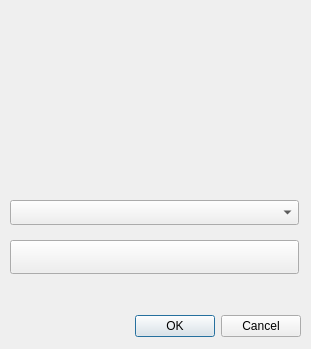
<?xml version="1.0" encoding="UTF-8"?>
<ui version="4.0">
 <class>ShapesColorsDialog</class>
 <widget class="QDialog" name="ShapesColorsDialog">
  <property name="geometry">
   <rect>
    <x>0</x>
    <y>0</y>
    <width>311</width>
    <height>349</height>
   </rect>
  </property>
  <property name="windowTitle">
   <string>Dialog</string>
  </property>
  <widget class="QDialogButtonBox" name="buttonBox">
   <property name="geometry">
    <rect>
     <x>50</x>
     <y>310</y>
     <width>251</width>
     <height>32</height>
    </rect>
   </property>
   <property name="orientation">
    <enum>Qt::Horizontal</enum>
   </property>
   <property name="standardButtons">
    <set>QDialogButtonBox::Cancel|QDialogButtonBox::Ok</set>
   </property>
  </widget>
  <widget class="QComboBox" name="shapesCmBox">
   <property name="geometry">
    <rect>
     <x>10</x>
     <y>200</y>
     <width>289</width>
     <height>25</height>
    </rect>
   </property>
  </widget>
  <widget class="QColorPickingButton" name="colorPickingButton">
   <property name="geometry">
    <rect>
     <x>10</x>
     <y>240</y>
     <width>289</width>
     <height>34</height>
    </rect>
   </property>
   <property name="text">
    <string/>
   </property>
  </widget>
 </widget>
 <customwidgets>
  <customwidget>
   <class>QColorPickingButton</class>
   <extends>QPushButton</extends>
   <header>qcolorpickingbutton.h</header>
  </customwidget>
 </customwidgets>
 <resources/>
 <connections>
  <connection>
   <sender>buttonBox</sender>
   <signal>accepted()</signal>
   <receiver>ShapesColorsDialog</receiver>
   <slot>accept()</slot>
   <hints>
    <hint type="sourcelabel">
     <x>248</x>
     <y>254</y>
    </hint>
    <hint type="destinationlabel">
     <x>157</x>
     <y>274</y>
    </hint>
   </hints>
  </connection>
  <connection>
   <sender>buttonBox</sender>
   <signal>rejected()</signal>
   <receiver>ShapesColorsDialog</receiver>
   <slot>reject()</slot>
   <hints>
    <hint type="sourcelabel">
     <x>316</x>
     <y>260</y>
    </hint>
    <hint type="destinationlabel">
     <x>286</x>
     <y>274</y>
    </hint>
   </hints>
  </connection>
 </connections>
</ui>
